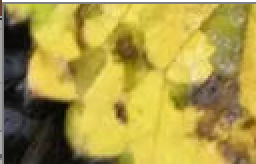
#> input picture 图像处理/tupian/clean.png, 128 x 82 px, found by its file name (shown 2 times larger)
$ python junhenghua.py
#> lines starting #> are read from the running program, lines starting #| are printed output that depends on the picture
import cv2
import numpy as np

img = cv2.imread("F:\\pythoncode\\lianxi\\tupian\\clean.png", 1)
#> img is the input picture: shape (82, 128, 3); mean B, G, R 70.6, 153.7, 171.2
cv2.imshow("src", img)

# 彩色图像均衡化,需要分解通道 对每一个通道均衡化
(b, g, r) = cv2.split(img)
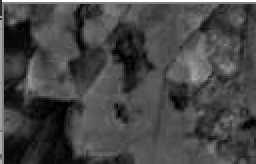
#> b: shape (82, 128) (shown 2 times larger); min 0, max 255, mean 70.6
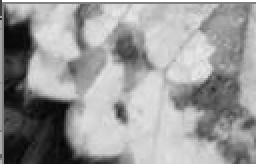
#> g: shape (82, 128) (shown 2 times larger); min 4, max 255, mean 153.7
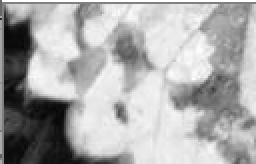
#> r: shape (82, 128) (shown 2 times larger); min 4, max 255, mean 171.2
bH = cv2.equalizeHist(b)
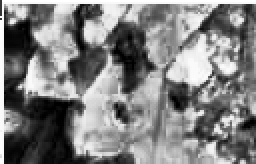
#> bH: shape (82, 128) (shown 2 times larger); min 0, max 255, mean 128.3
gH = cv2.equalizeHist(g)
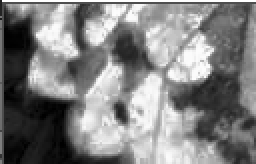
#> gH: shape (82, 128) (shown 2 times larger); min 0, max 255, mean 128.5
rH = cv2.equalizeHist(r)
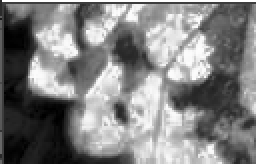
#> rH: shape (82, 128) (shown 2 times larger); min 0, max 255, mean 128.7
# 合并每一个通道
result = cv2.merge((bH, gH, rH))
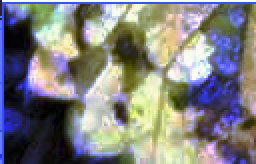
#> result: shape (82, 128, 3) (shown 2 times larger); mean B, G, R 128.3, 128.5, 128.7
cv2.imshow("dst", result)

cv2.waitKey(0)
cv2.imwrite('F:\\pythoncode\\lianxi\\tupian\\junheng.jpg', result)

$ run again, with 图像处理/tupian/junheng.png copied over 图像处理/tupian/clean.png
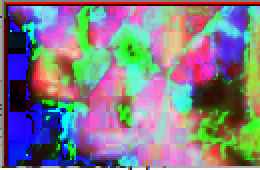
#> input picture 图像处理/tupian/junheng.png, 130 x 85 px, found by its file name (shown 2 times larger)
#> img is the input picture: shape (85, 130, 3); mean B, G, R 136.5, 123.7, 130.3
#> `bH = cv2.equalizeHist(b)`:
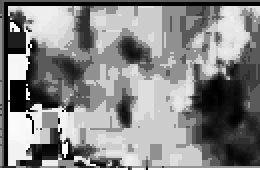
#> bH: shape (85, 130) (shown 2 times larger); min 0, max 255, mean 133.9
#> `result = cv2.merge((bH, gH, rH))`:
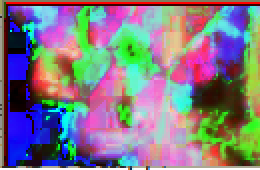
#> result: shape (85, 130, 3) (shown 2 times larger); mean B, G, R 133.9, 121.8, 128.6

$ run again, with 图像处理/tupian/1.jpg saved as 图像处理/tupian/clean.png
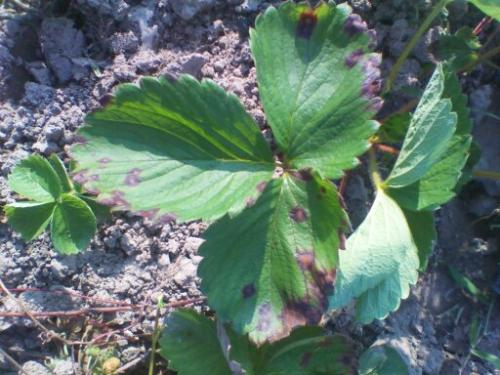
#> input picture 图像处理/tupian/1.jpg, 500 x 375 px, found by its file name
#> img is the input picture: shape (375, 500, 3); mean B, G, R 107.6, 117.9, 95.9
#> `rH = cv2.equalizeHist(r)`:
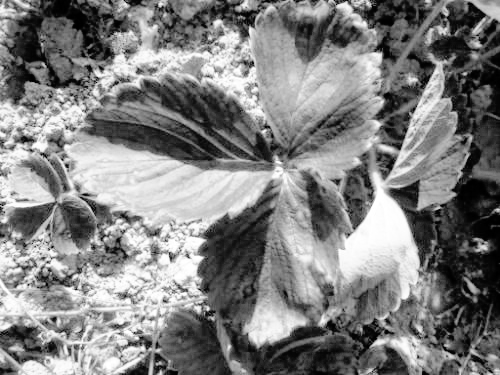
#> rH: shape (375, 500); min 0, max 255, mean 128.5
#> `result = cv2.merge((bH, gH, rH))`:
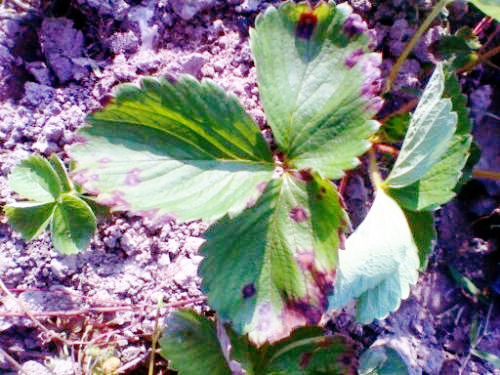
#> result: shape (375, 500, 3); mean B, G, R 128.3, 128.2, 128.5
